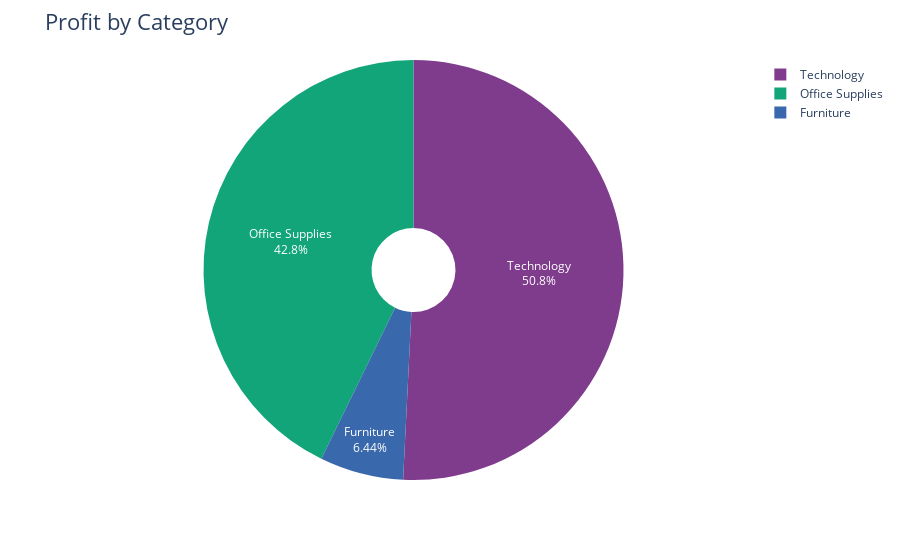

Notebook code cell kept with this figure:
### Code cell
fig = px.pie(profit_by_category,values='Profit',names='Category',hole=0.2,color_discrete_sequence=px.colors.qualitative.Bold)
fig.update_traces(textposition='inside',textinfo='percent+label')
fig.update_layout(title_text='Profit by Category',title_font=dict(size=22))
fig.show()

### Figure 1 — Plotly figure (JSON) as saved in the notebook; plotly's stock layout.template omitted (floating-point values rounded to 4 significant figures)
{"data": [{"domain": {"x": [0, 1], "y": [0, 1]}, "hole": 0.2, "hovertemplate": "Category=%{label}<br>Profit=%{value}<extra></extra>", "labels": ["Furniture", "Office Supplies", "Technology"], "legendgroup": "", "name": "", "showlegend": true, "textinfo": "percent+label", "textposition": "inside", "type": "pie", "values": [18450.0, 122500.0, 145500.0]}], "layout": {"legend": {"tracegroupgap": 0}, "margin": {"t": 60}, "piecolorway": ["rgb(127, 60, 141)", "rgb(17, 165, 121)", "rgb(57, 105, 172)", "rgb(242, 183, 1)", "rgb(231, 63, 116)", "rgb(128, 186, 90)", "rgb(230, 131, 16)", "rgb(0, 134, 149)", "rgb(207, 28, 144)", "rgb(249, 123, 114)", "rgb(165, 170, 153)"], "title": {"font": {"size": 22}, "text": "Profit by Category"}}}
